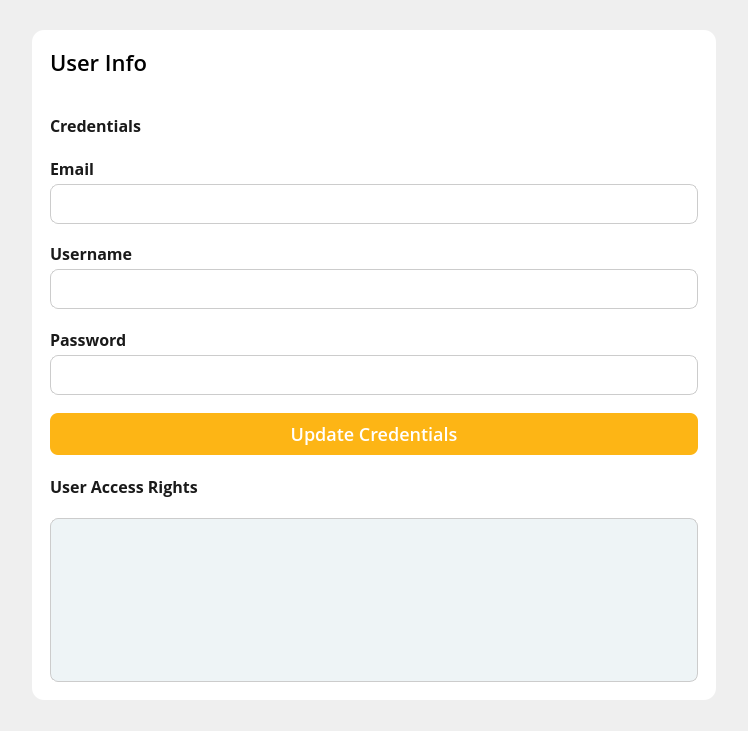
<?xml version="1.0" encoding="UTF-8"?>
<ui version="4.0">
 <class>UserInfoDialog</class>
 <widget class="QDialog" name="UserInfoDialog">
  <property name="geometry">
   <rect>
    <x>0</x>
    <y>0</y>
    <width>748</width>
    <height>731</height>
   </rect>
  </property>
  <property name="windowTitle">
   <string>Dialog</string>
  </property>
  <property name="styleSheet">
   <string notr="true">#dialogContainer {
	background-color: white;
	border-radius: 12px;
	border: none;
}

#bodyContainer {
	border-bottom-left-radius: 12px;
	border-bottom-right-radius: 12px;
}


QLabel {
	color: #1A1A1A;
	font-family: Open Sans;
	font-weight: 600;
	font-size: 16px;
	line-height: 24px;
	letter-spacing: 0%;
}

QLineEdit {
	color: #1A1A1A;
	background: white;
	font-family: Open Sans;
	font-weight: 400;
	font-size: 16px;
	line-height: 24px;
	letter-spacing: 0%;
	border-radius: 8px;
	border: 1px solid #CCCCCC;
	padding-left: 12px;
	padding-right: 12px;
}

QTextEdit {
	color: #1A1A1A;
	background: white;
	font-family: Open Sans;
	font-weight: 400;
	font-size: 16px;
	line-height: 24px;
	letter-spacing: 0%;
	border-radius: 8px;
	border: 1px solid #CCCCCC;
	padding-left: 12px;
	padding-right: 12px;
}

QComboBox {
    background-color: white;
    border: 1px solid #ccc;
    border-radius: 8px;
    padding: 4px;
    font-size: 16px;
	line-height: 24px;
	letter-spacing: 0%;
    color: #333;
}

QComboBox::drop-down {
    subcontrol-origin: padding;
    subcontrol-position: top right;
    width: 24px;
    border: none;
}

QComboBox::down-arrow {
    image: url(:/images/chevron-down.svg);
    width: 16px;
    height: 16px;
}

QComboBox::down-arrow:on {
    image: url(:/images/chevron-up.svg);
}

QComboBox QAbstractItemView {
    background-color: white;
    margin-top: 0px;
    border: 1px solid #ccc;
    border-radius: 8px;
	outline: none;
}

/* Each dropdown item */
QComboBox QAbstractItemView::item {
	color: #1A1A1A;
    padding: 6px 12px;
    border-radius: 4px;
}

/* Hovered item */
QComboBox QAbstractItemView::item:hover {
    background-color: #e6f2ff;
}

/* Selected item */
QComboBox QAbstractItemView::item:selected {
    background-color: #d0e8ff;
    color: #1a1a1a;
}

#cancelButton {
	color: #1A1A1A;
	font-family: Open Sans;
	font-weight: 500;
	font-size: 18px;
	line-height: 24px;
	letter-spacing: 0%;
	border-radius: 8px;
	border: 1.5px solid #1A1A1A
}

#updateButton {
    background-color: #FDB515;
	color: white;
	font-family: Open Sans;
	font-weight: 500;
	font-size: 18px;
	line-height: 24px;
	letter-spacing: 0%;
	border-radius: 8px;
}

#updateButton:hover {
    background-color: #E6A512;
}

#updateButton:pressed {
    background-color: #CC8F0F;
    padding-top: 2px;
	padding-left: 2px;
}

#AccessRightContainer {
	background: #EEF4F6;
	border: 1px solid #ccc;
	border-radius: 8px;
}

QScrollArea {
	background: transparent;
	border: none;
}

#permissionContainer {
	background: #EEF4F6;
}</string>
  </property>
  <layout class="QHBoxLayout" name="horizontalLayout_2">
   <item>
    <widget class="QWidget" name="dialogContainer" native="true">
     <property name="sizePolicy">
      <sizepolicy hsizetype="Fixed" vsizetype="Preferred">
       <horstretch>0</horstretch>
       <verstretch>0</verstretch>
      </sizepolicy>
     </property>
     <property name="minimumSize">
      <size>
       <width>684</width>
       <height>486</height>
      </size>
     </property>
     <property name="maximumSize">
      <size>
       <width>684</width>
       <height>670</height>
      </size>
     </property>
     <property name="styleSheet">
      <string notr="true"/>
     </property>
     <layout class="QVBoxLayout" name="verticalLayout_2">
      <property name="spacing">
       <number>0</number>
      </property>
      <property name="leftMargin">
       <number>0</number>
      </property>
      <property name="topMargin">
       <number>0</number>
      </property>
      <property name="rightMargin">
       <number>0</number>
      </property>
      <property name="bottomMargin">
       <number>0</number>
      </property>
      <item>
       <widget class="QWidget" name="titleBar" native="true">
        <property name="minimumSize">
         <size>
          <width>0</width>
          <height>64</height>
         </size>
        </property>
        <property name="maximumSize">
         <size>
          <width>16777215</width>
          <height>64</height>
         </size>
        </property>
        <property name="styleSheet">
         <string notr="true">background-color: rgba(255, 255, 255, 0);</string>
        </property>
        <layout class="QHBoxLayout" name="horizontalLayout">
         <property name="spacing">
          <number>18</number>
         </property>
         <property name="leftMargin">
          <number>18</number>
         </property>
         <property name="topMargin">
          <number>16</number>
         </property>
         <property name="rightMargin">
          <number>18</number>
         </property>
         <property name="bottomMargin">
          <number>16</number>
         </property>
         <item>
          <widget class="QLabel" name="dialogTitle">
           <property name="styleSheet">
            <string notr="true">font-family: Open Sans;
font-size: 22px;
font-weight: 500;
color: black;
line-height: 30px;
letter-spacing: 0%;
</string>
           </property>
           <property name="text">
            <string>User Info</string>
           </property>
          </widget>
         </item>
         <item>
          <widget class="QToolButton" name="closeButton">
           <property name="minimumSize">
            <size>
             <width>32</width>
             <height>32</height>
            </size>
           </property>
           <property name="maximumSize">
            <size>
             <width>32</width>
             <height>32</height>
            </size>
           </property>
           <property name="text">
            <string/>
           </property>
           <property name="icon">
            <iconset resource="../../../Resources/Resources.qrc">
             <normaloff>:/images/Project/cross-icon.svg</normaloff>:/images/Project/cross-icon.svg</iconset>
           </property>
           <property name="iconSize">
            <size>
             <width>32</width>
             <height>32</height>
            </size>
           </property>
           <property name="autoRaise">
            <bool>true</bool>
           </property>
          </widget>
         </item>
        </layout>
       </widget>
      </item>
      <item>
       <widget class="QWidget" name="bodyContainer" native="true">
        <layout class="QVBoxLayout" name="verticalLayout">
         <property name="spacing">
          <number>18</number>
         </property>
         <property name="leftMargin">
          <number>18</number>
         </property>
         <property name="topMargin">
          <number>18</number>
         </property>
         <property name="rightMargin">
          <number>18</number>
         </property>
         <property name="bottomMargin">
          <number>18</number>
         </property>
         <item>
          <widget class="QLabel" name="CredentialLabel">
           <property name="text">
            <string>Credentials</string>
           </property>
          </widget>
         </item>
         <item>
          <widget class="QWidget" name="EmailContainer" native="true">
           <layout class="QVBoxLayout" name="verticalLayout_5">
            <property name="spacing">
             <number>4</number>
            </property>
            <property name="leftMargin">
             <number>0</number>
            </property>
            <property name="topMargin">
             <number>0</number>
            </property>
            <property name="rightMargin">
             <number>0</number>
            </property>
            <property name="bottomMargin">
             <number>0</number>
            </property>
            <item>
             <widget class="QLabel" name="emailLabel">
              <property name="text">
               <string>Email</string>
              </property>
             </widget>
            </item>
            <item>
             <widget class="QLineEdit" name="emailEdit">
              <property name="minimumSize">
               <size>
                <width>0</width>
                <height>40</height>
               </size>
              </property>
              <property name="maximumSize">
               <size>
                <width>16777215</width>
                <height>40</height>
               </size>
              </property>
             </widget>
            </item>
           </layout>
          </widget>
         </item>
         <item>
          <widget class="QWidget" name="UsernameContainer" native="true">
           <layout class="QVBoxLayout" name="verticalLayout_7">
            <property name="spacing">
             <number>4</number>
            </property>
            <property name="leftMargin">
             <number>0</number>
            </property>
            <property name="topMargin">
             <number>0</number>
            </property>
            <property name="rightMargin">
             <number>0</number>
            </property>
            <property name="bottomMargin">
             <number>0</number>
            </property>
            <item>
             <widget class="QLabel" name="usernameLabel">
              <property name="text">
               <string>Username</string>
              </property>
             </widget>
            </item>
            <item>
             <widget class="QLineEdit" name="usernameEdit">
              <property name="minimumSize">
               <size>
                <width>0</width>
                <height>40</height>
               </size>
              </property>
              <property name="maximumSize">
               <size>
                <width>16777215</width>
                <height>40</height>
               </size>
              </property>
             </widget>
            </item>
           </layout>
          </widget>
         </item>
         <item>
          <widget class="QWidget" name="PasswordContainer" native="true">
           <property name="sizePolicy">
            <sizepolicy hsizetype="Preferred" vsizetype="Fixed">
             <horstretch>0</horstretch>
             <verstretch>0</verstretch>
            </sizepolicy>
           </property>
           <property name="minimumSize">
            <size>
             <width>0</width>
             <height>68</height>
            </size>
           </property>
           <property name="maximumSize">
            <size>
             <width>16777215</width>
             <height>68</height>
            </size>
           </property>
           <layout class="QVBoxLayout" name="verticalLayout_6">
            <property name="spacing">
             <number>4</number>
            </property>
            <property name="leftMargin">
             <number>0</number>
            </property>
            <property name="topMargin">
             <number>0</number>
            </property>
            <property name="rightMargin">
             <number>0</number>
            </property>
            <property name="bottomMargin">
             <number>0</number>
            </property>
            <item>
             <widget class="QLabel" name="passwordLabel">
              <property name="text">
               <string>Password</string>
              </property>
             </widget>
            </item>
            <item>
             <widget class="PasswordEdit" name="passwordEdit">
              <property name="minimumSize">
               <size>
                <width>0</width>
                <height>40</height>
               </size>
              </property>
              <property name="maximumSize">
               <size>
                <width>16777215</width>
                <height>40</height>
               </size>
              </property>
             </widget>
            </item>
           </layout>
          </widget>
         </item>
         <item>
          <widget class="QWidget" name="buttonContainer" native="true">
           <property name="sizePolicy">
            <sizepolicy hsizetype="Preferred" vsizetype="Fixed">
             <horstretch>0</horstretch>
             <verstretch>0</verstretch>
            </sizepolicy>
           </property>
           <property name="minimumSize">
            <size>
             <width>0</width>
             <height>42</height>
            </size>
           </property>
           <property name="maximumSize">
            <size>
             <width>16777215</width>
             <height>42</height>
            </size>
           </property>
           <layout class="QHBoxLayout" name="buttonLayout">
            <property name="spacing">
             <number>18</number>
            </property>
            <property name="leftMargin">
             <number>0</number>
            </property>
            <property name="topMargin">
             <number>0</number>
            </property>
            <property name="rightMargin">
             <number>0</number>
            </property>
            <property name="bottomMargin">
             <number>0</number>
            </property>
            <item>
             <widget class="QPushButton" name="updateButton">
              <property name="minimumSize">
               <size>
                <width>0</width>
                <height>42</height>
               </size>
              </property>
              <property name="maximumSize">
               <size>
                <width>16777215</width>
                <height>42</height>
               </size>
              </property>
              <property name="text">
               <string>Update Credentials</string>
              </property>
             </widget>
            </item>
           </layout>
          </widget>
         </item>
         <item>
          <widget class="QLabel" name="UserAccessRightLabel">
           <property name="text">
            <string>User Access Rights</string>
           </property>
          </widget>
         </item>
         <item>
          <widget class="QWidget" name="AccessRightContainer" native="true">
           <property name="minimumSize">
            <size>
             <width>0</width>
             <height>164</height>
            </size>
           </property>
           <property name="maximumSize">
            <size>
             <width>16777215</width>
             <height>164</height>
            </size>
           </property>
           <layout class="QHBoxLayout" name="horizontalLayout_3">
            <property name="spacing">
             <number>0</number>
            </property>
            <property name="leftMargin">
             <number>16</number>
            </property>
            <property name="topMargin">
             <number>16</number>
            </property>
            <property name="rightMargin">
             <number>16</number>
            </property>
            <property name="bottomMargin">
             <number>16</number>
            </property>
            <item>
             <widget class="QScrollArea" name="scrollArea">
              <property name="widgetResizable">
               <bool>true</bool>
              </property>
              <widget class="QWidget" name="permissionContainer">
               <property name="geometry">
                <rect>
                 <x>0</x>
                 <y>0</y>
                 <width>616</width>
                 <height>132</height>
                </rect>
               </property>
              </widget>
             </widget>
            </item>
           </layout>
          </widget>
         </item>
        </layout>
       </widget>
      </item>
     </layout>
    </widget>
   </item>
  </layout>
 </widget>
 <customwidgets>
  <customwidget>
   <class>PasswordEdit</class>
   <extends>QLineEdit</extends>
   <header>passwordedit.h</header>
  </customwidget>
 </customwidgets>
 <resources>
  <include location="../../../Resources/Resources.qrc"/>
 </resources>
 <connections/>
</ui>
